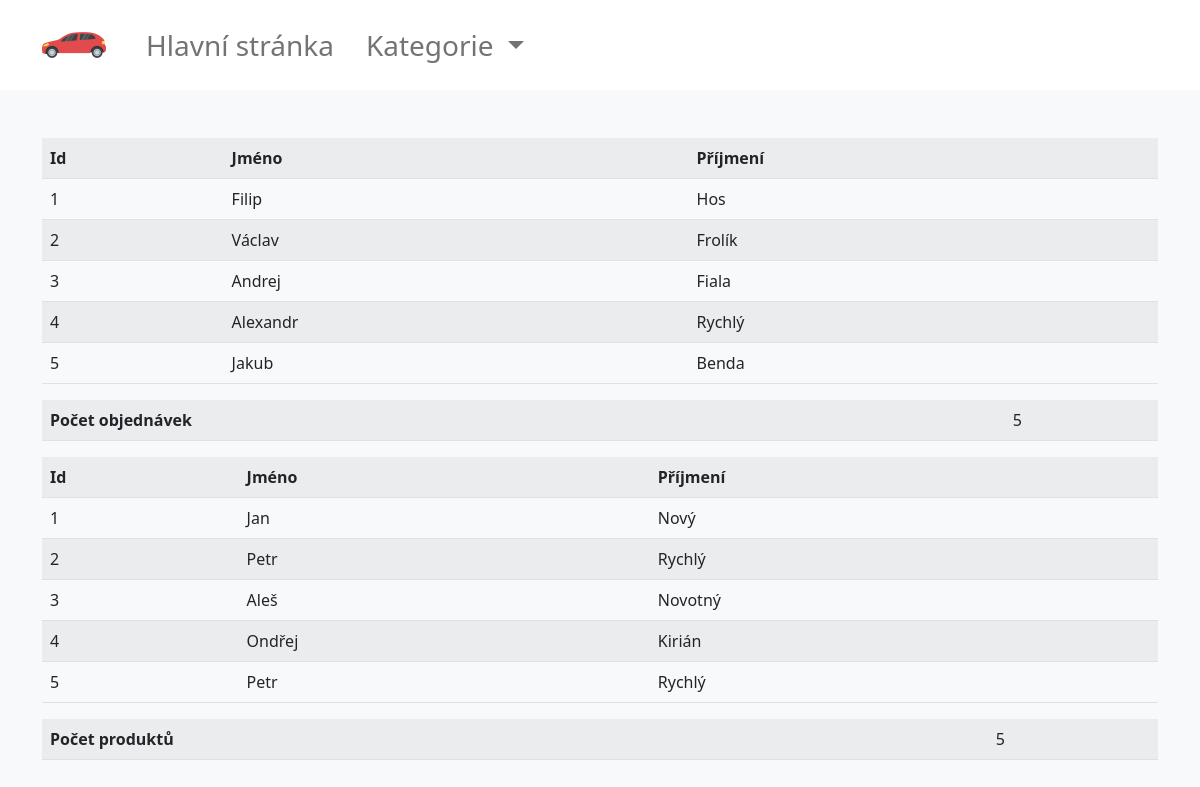
Before: / with the older database file.
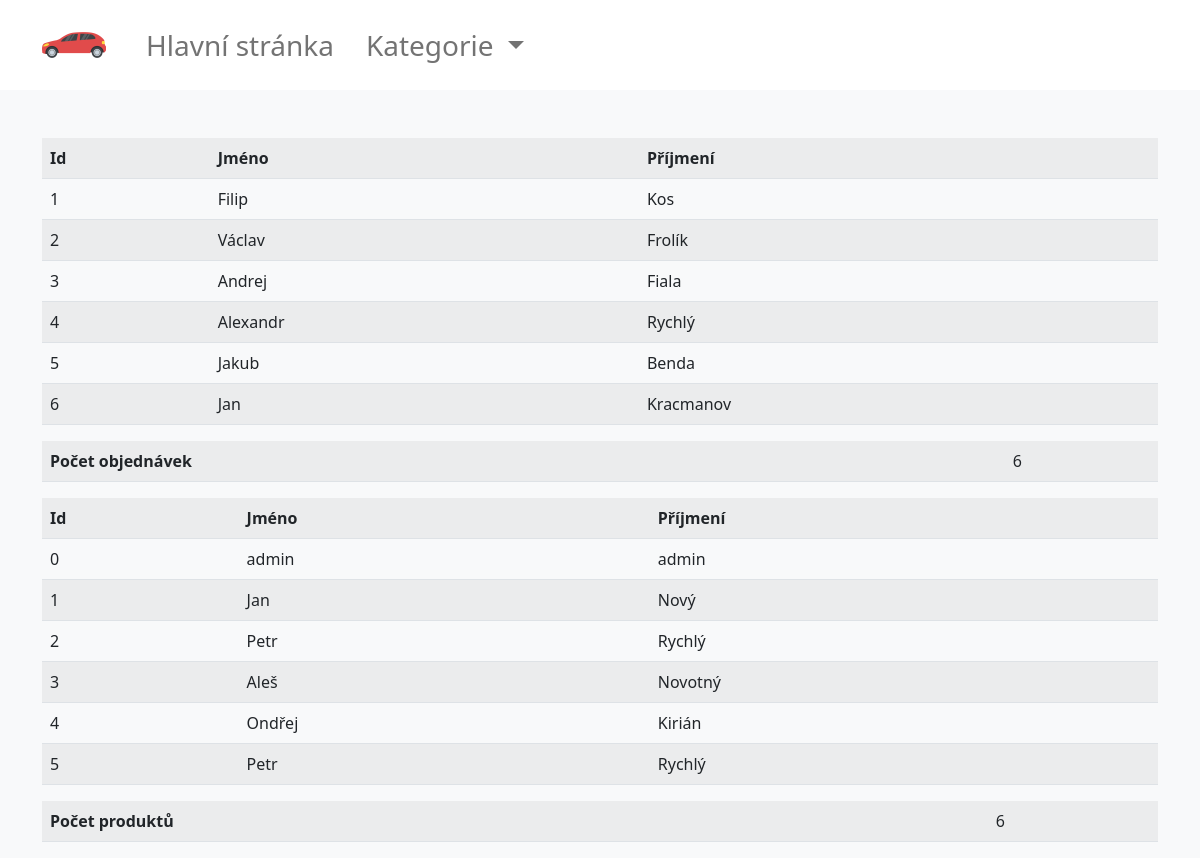
After: the same page with the newer database file.
### tables this page shows
CREATE TABLE `kuryr` (
  `idk` int(11) NOT NULL,
  `jmeno` varchar(255) NOT NULL,
  `prijmeni` varchar(255) NOT NULL,
  `tel_cislo` int(11) NOT NULL
);

CREATE TABLE `zakaznik` (
  `idz` int(11) NOT NULL,
  `jmeno` varchar(255) NOT NULL,
  `prijmeni` varchar(255) DEFAULT NULL,
  `tel_cislo` int(11) NOT NULL,
  `adresa` varchar(255) NOT NULL
);

### index.php (the view, shortened to what this page needs)
<!DOCTYPE html>
<html lang="en">
<head>
    <link href="https://cdn.jsdelivr.net/npm/bootstrap@5.2.0-beta1/dist/css/bootstrap.min.css" rel="stylesheet">
</head>
<body class="bg-light">
<main class="container pt-5">
    <?php
    $mysqli = new mysqli("localhost","root","","rozvoz");
?>
<table class="table table-striped table-hover">
    <tr>
        <th>Id</th>
        <th>Jméno</th>
        <th>Příjmení</th>
    </tr>
<?php
$kuryri = mysqli_query($mysqli, "SELECT * FROM kuryr", MYSQLI_USE_RESULT);
foreach ($kuryri as $kuryr){
        echo "<tr>";
        echo "<td>$kuryr[idk]</td>";
        echo "<td>$kuryr[jmeno]</td>";
        echo "<td>$kuryr[prijmeni]</td>";
        echo "</tr>";
    }
?>
</table>
<table class="table table-striped table-hover">
    <?php
    $pocet_obj = mysqli_query($mysqli, "SELECT count(*) as pocet FROM objednavka", MYSQLI_USE_RESULT);
    echo "<tr>";
    echo "<th>Počet objednávek</th>";
    foreach ($pocet_obj as $pocet){
        echo "<td>$pocet[pocet]</td>";
    }
    echo "</tr>"
    ?>
</table>
<table class="table table-striped table-hover">
    <tr>
        <th>Id</th>
        <th>Jméno</th>
        <th>Příjmení</th>
    </tr>
<?php
$zakaznici = mysqli_query($mysqli, "SELECT * FROM zakaznik", MYSQLI_USE_RESULT);
foreach ($zakaznici as $zakaznik){
        echo "<tr>";
        echo "<td>$zakaznik[idz]</td>";
        echo "<td>$zakaznik[jmeno]</td>";
        echo "<td>$zakaznik[prijmeni]</td>";
        echo "</tr>";
    }
?>
</table>
<table class="table table-striped table-hover">
    <?php
    $pocet_prod = mysqli_query($mysqli, "SELECT count(*) as pocetp FROM produkt", MYSQLI_USE_RESULT);
    echo "<tr>";
    echo "<th>Počet produktů</th>";
    foreach ($pocet_prod as $pocetp){
        echo "<td>$pocetp[pocetp]</td>";
    }
    echo "</tr>"
    ?>
</table>
</main>
</body>
</html>

Changed rows visible on the page:
changed kuryr "Filip": prijmeni "Hos" → "Kos"
added kuryr: idk "6", jmeno "Jan", prijmeni "Kracmanov"
added zakaznik: idz "0", jmeno "admin", prijmeni "admin"
Other visible differences:
new list line: "6"
list line gone: "5"
